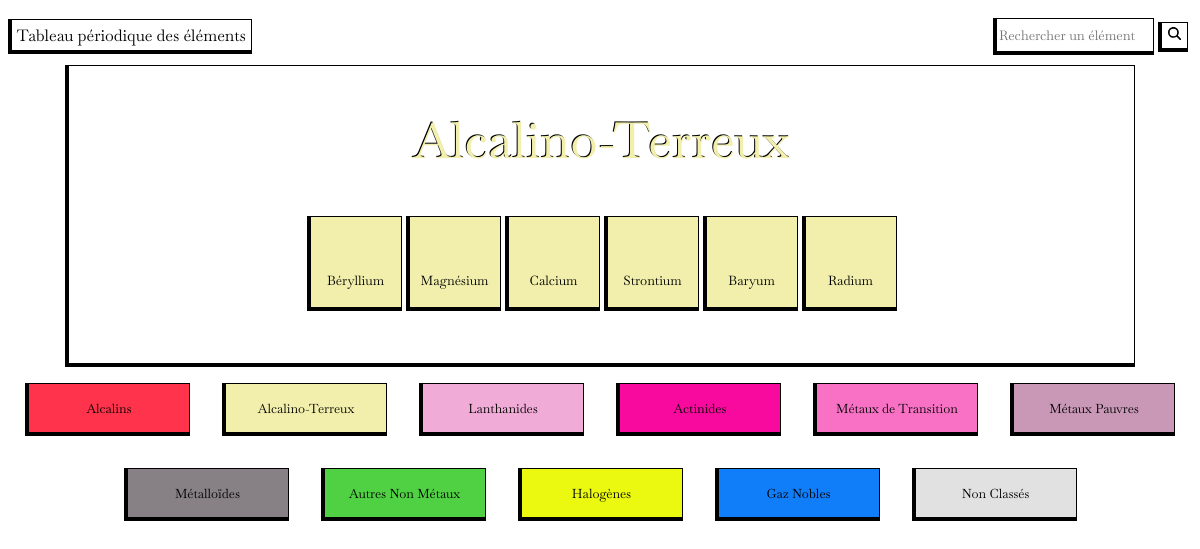
The app's page /index.php?page=categorie&id=2 with its own data.
### tables this page shows
CREATE TABLE IF NOT EXISTS `atome` (
  `id` int UNSIGNED NOT NULL AUTO_INCREMENT,
  `id_categorie` int NOT NULL,
  `nom` varchar(13) DEFAULT NULL,
  `slug` varchar(13) DEFAULT NULL,
  `electron` varchar(255) NOT NULL,
  `numero` int UNSIGNED DEFAULT NULL,
  `symbole` varchar(6) NOT NULL,
  `info_groupe` varchar(10) NOT NULL,
  `info_periode` varchar(10) NOT NULL,
  `info_bloc` varchar(10) NOT NULL,
  `masse_volumique` varchar(255) NOT NULL,
  `cas` varchar(255) NOT NULL,
  `einecs` varchar(255) NOT NULL,
  `masse_atomique` varchar(255) NOT NULL,
  `rayon_atomique` varchar(255) NOT NULL,
  `rayon_de_covalence` varchar(255) NOT NULL,
  `rayon_de_van_der_waals` varchar(255) NOT NULL,
  `configuration_electronique` varchar(255) NOT NULL,
  `etat_oxydation` varchar(255) NOT NULL,
  `decouverte_annee` varchar(255) NOT NULL,
  `decouverte_noms` varchar(255) NOT NULL,
  `decouverte_pays` varchar(255) NOT NULL,
  `electronegativite` varchar(255) NOT NULL,
  `point_de_fusion` varchar(255) NOT NULL,
  `point_d_ebullition` varchar(255) NOT NULL,
  `is_radioactif` tinyint UNSIGNED NOT NULL,
  PRIMARY KEY (`id`),
  KEY `atome_ibfk_1` (`id_categorie`)
);

CREATE TABLE IF NOT EXISTS `categorie` (
  `id_categorie` int NOT NULL AUTO_INCREMENT,
  `nom_categorie` varchar(255) NOT NULL,
  `slug_categorie` varchar(255) NOT NULL,
  `couleur_categorie` varchar(255) NOT NULL,
  PRIMARY KEY (`id_categorie`)
);

### views/categorie.php (the view, shortened to what this page needs)
<?php
$pageCategorie = isset($_GET['id']) ? ($_GET['id']) : NULL;
$requeteAffichageCategorie = "SELECT categorie.id_categorie, categorie.nom_categorie, categorie.couleur_categorie, atome.nom, atome.symbole,
atome.numero, atome.masse_atomique,atome.id_categorie, atome.electronegativite,
atome.configuration_electronique, atome.etat_oxydation
FROM atome LEFT JOIN categorie ON atome.id_categorie = categorie.id_categorie
WHERE atome.id_categorie= '$pageCategorie'";
$resultatCategorie = $connexion->query($requeteAffichageCategorie);
$categorie = $resultatCategorie->fetchAll(PDO::FETCH_OBJ);
?>
<div id="cadreCategorie">
    <?php
    foreach ($categorie as $value) {
    ?>
        <h2 class="titrePageCategorie" style="color:#<?php echo $value->couleur_categorie ?>;"><?php echo $value->nom_categorie ?></h2>
    <?php
        break;
    }
    ?>
    <div class="atomeParcategorie">
        <?php
        foreach ($categorie as $value) {
        ?>
            <a href="index.php?page=detailAtome&id=<?php echo $value->numero ?>">
                <div class="elementPageCategorie" style="background-color:#<?php echo $value->couleur_categorie ?> ;">
                    <h4 class="nomPageCategorie"><?php echo $value->nom ?></h4>
                </div>
            </a>
        <?php
        }
        ?>
    </div>
</div>

### template/footer.php
<?php
$requeteCategorie = "SELECT id_categorie, nom_categorie, couleur_categorie FROM categorie";
$resultatCategorie = $connexion->query($requeteCategorie);
$listeCategorie = $resultatCategorie->fetchAll(PDO::FETCH_OBJ);
?>
<footer>
    <nav>
        <ul>
            <?php
            foreach ($listeCategorie as $value) { ?>
                <a href="index.php?page=categorie&id=<?php echo $value->id_categorie; ?>">
                    <li style="background-color:#<?php echo $value->couleur_categorie; ?>">
                        <h4><?php echo $value->nom_categorie; ?></h4>
                    </li>
                </a>
            <?php
            } ?>
        </ul>
    </nav>
</footer>
</body>
</html>

### css/stylenav.css (style rules this page uses)
h1, h2, h3, h4, p { font-family: "Baskervville-Regular"; font-weight: normal; }
nav { margin: 0 auto; }
nav ul { display: flex; justify-content: center; flex-wrap: wrap; list-style: none; margin: 0 auto; padding: 0; }
nav li { display: flex; align-items: center; justify-content: center; width: 10em; height: 3em; margin: 16px; border: solid black 1px; border-bottom: 4px solid black; border-left: 4px solid black; }
nav li h4 { font-size: 0.8em; }

### css/styleelement.css (style rules this page uses)
h1, h2, h3, h4, p { font-family: "Baskervville-Regular"; font-weight: normal; }
a { text-decoration: none; color: black; }

### css/stylePageCategorie.css (style rules this page uses)
h1, h2, h3, h4, p, label, input { font-family: "Baskervville-Regular"; font-weight: normal; }
#cadreCategorie { width: 90%; margin: 0 auto; border: solid black 1px; border-bottom: 4px solid black; border-left: 4px solid black; }
.titrePageCategorie { font-size: 50px; text-align: center; text-shadow: -1px -1px black }
.atomeParcategorie { width: 80%; margin: 0 auto; display: flex; flex-wrap: wrap; justify-content: center; margin-bottom: 50px; }
.elementPageCategorie { display: flex; align-items: center; justify-content: space-around; flex-direction: column; width: 90px; height: 90px; margin: 2px; border: solid black 1px; border-bottom: 4px solid black; border-left: 4px solid black; background-color: white; }
.nomPageCategorie { font-size: small; margin: 0; }

### records on screen
atome: id_categorie.nom_categorie "Alcalino-Terreux", nom "Béryllium"
atome: nom "Magnésium"
atome: nom "Calcium"
atome: nom "Strontium"
atome: nom "Baryum"
atome: nom "Radium"
categorie: nom_categorie "Alcalins"
categorie: nom_categorie "Alcalino-Terreux"
categorie: nom_categorie "Lanthanides"
categorie: nom_categorie "Actinides"
categorie: nom_categorie "Métaux de Transition"
categorie: nom_categorie "Métaux Pauvres"
categorie: nom_categorie "Métalloïdes"
categorie: nom_categorie "Autres Non Métaux"
categorie: nom_categorie "Halogènes"
categorie: nom_categorie "Gaz Nobles"
categorie: nom_categorie "Non Classés"
